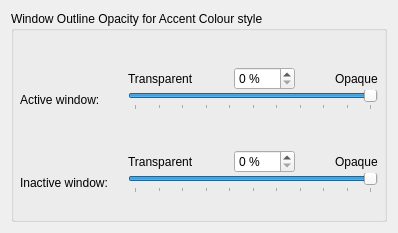
     <widget class="QWidget" name="accentColorOpacityPage">
      <layout class="QVBoxLayout" name="verticalLayout_10">
       <item>
        <widget class="QGroupBox" name="groupBox_3">
         <property name="title">
          <string>Window Outline Opacity for Accent Colour style</string>
         </property>
         <layout class="QVBoxLayout" name="verticalLayout_8">
          <property name="spacing">
           <number>6</number>
          </property>
          <property name="leftMargin">
           <number>6</number>
          </property>
          <property name="topMargin">
           <number>6</number>
          </property>
          <property name="rightMargin">
           <number>6</number>
          </property>
          <property name="bottomMargin">
           <number>6</number>
          </property>
          <item>
           <spacer name="verticalSpacer_3">
            <property name="orientation">
             <enum>Qt::Vertical</enum>
            </property>
            <property name="sizeType">
             <enum>QSizePolicy::Fixed</enum>
            </property>
            <property name="sizeHint" stdset="0">
             <size>
              <width>20</width>
              <height>30</height>
             </size>
            </property>
           </spacer>
          </item>
          <item>
           <layout class="QVBoxLayout" name="verticalLayout_9">
            <property name="spacing">
             <number>20</number>
            </property>
            <item>
             <layout class="QFormLayout" name="formLayout_4">
              <property name="verticalSpacing">
               <number>0</number>
              </property>
              <item row="0" column="1">
               <layout class="QHBoxLayout" name="horizontalLayout_5">
                <item>
                 <widget class="QLabel" name="_menuOpacityTransparentLabel_9">
                  <property name="text">
                   <string>Transparent</string>
                  </property>
                 </widget>
                </item>
                <item>
                 <spacer name="horizontalSpacer_11">
                  <property name="orientation">
                   <enum>Qt::Horizontal</enum>
                  </property>
                  <property name="sizeHint" stdset="0">
                   <size>
                    <width>40</width>
                    <height>20</height>
                   </size>
                  </property>
                 </spacer>
                </item>
                <item>
                 <widget class="QSpinBox" name="windowOutlineAccentColorOpacityActive_2">
                  <property name="suffix">
                   <string> %</string>
                  </property>
                  <property name="maximum">
                   <number>100</number>
                  </property>
                  <property name="value">
                   <number>0</number>
                  </property>
                 </widget>
                </item>
                <item>
                 <spacer name="horizontalSpacer_21">
                  <property name="orientation">
                   <enum>Qt::Horizontal</enum>
                  </property>
                  <property name="sizeHint" stdset="0">
                   <size>
                    <width>40</width>
                    <height>20</height>
                   </size>
                  </property>
                 </spacer>
                </item>
                <item>
                 <widget class="QLabel" name="_menuOpacityTransparentLabel_10">
                  <property name="text">
                   <string>Opaque</string>
                  </property>
                 </widget>
                </item>
               </layout>
              </item>
              <item row="1" column="0">
               <widget class="QLabel" name="_menuGroupDescription_5">
                <property name="text">
                 <string>Active window:</string>
                </property>
                <property name="buddy">
                 <cstring>windowOutlineShadowColorOpacity_2</cstring>
                </property>
               </widget>
              </item>
              <item row="1" column="1">
               <widget class="QSlider" name="windowOutlineAccentColorOpacityActive">
                <property name="minimum">
                 <number>0</number>
                </property>
                <property name="maximum">
                 <number>100</number>
                </property>
                <property name="singleStep">
                 <number>1</number>
                </property>
                <property name="pageStep">
                 <number>10</number>
                </property>
                <property name="value">
                 <number>100</number>
                </property>
                <property name="orientation">
                 <enum>Qt::Horizontal</enum>
                </property>
                <property name="invertedAppearance">
                 <bool>false</bool>
                </property>
                <property name="invertedControls">
                 <bool>false</bool>
                </property>
                <property name="tickPosition">
                 <enum>QSlider::TicksBelow</enum>
                </property>
                <property name="tickInterval">
                 <number>10</number>
                </property>
               </widget>
              </item>
              <item row="2" column="0">
               <spacer name="verticalSpacer_12">
                <property name="orientation">
                 <enum>Qt::Vertical</enum>
                </property>
                <property name="sizeType">
                 <enum>QSizePolicy::Maximum</enum>
                </property>
                <property name="sizeHint" stdset="0">
                 <size>
                  <width>20</width>
                  <height>40</height>
                 </size>
                </property>
               </spacer>
              </item>
              <item row="3" column="1">
               <layout class="QHBoxLayout" name="horizontalLayout_6">
                <item>
                 <widget class="QLabel" name="_menuOpacityTransparentLabel_11">
                  <property name="text">
                   <string>Transparent</string>
                  </property>
                 </widget>
                </item>
                <item>
                 <spacer name="horizontalSpacer_22">
                  <property name="orientation">
                   <enum>Qt::Horizontal</enum>
                  </property>
                  <property name="sizeHint" stdset="0">
                   <size>
                    <width>40</width>
                    <height>20</height>
                   </size>
                  </property>
                 </spacer>
                </item>
                <item>
                 <widget class="QSpinBox" name="windowOutlineAccentColorOpacityInactive_2">
                  <property name="suffix">
                   <string> %</string>
                  </property>
                  <property name="maximum">
                   <number>100</number>
                  </property>
                  <property name="value">
                   <number>0</number>
                  </property>
                 </widget>
                </item>
                <item>
                 <spacer name="horizontalSpacer_23">
                  <property name="orientation">
                   <enum>Qt::Horizontal</enum>
                  </property>
                  <property name="sizeHint" stdset="0">
                   <size>
                    <width>40</width>
                    <height>20</height>
                   </size>
                  </property>
                 </spacer>
                </item>
                <item>
                 <widget class="QLabel" name="_menuOpacityTransparentLabel_12">
                  <property name="text">
                   <string>Opaque</string>
                  </property>
                 </widget>
                </item>
               </layout>
              </item>
              <item row="4" column="0">
               <widget class="QLabel" name="_menuGroupDescription_6">
                <property name="text">
                 <string>Inactive window:</string>
                </property>
               </widget>
              </item>
              <item row="4" column="1">
               <widget class="QSlider" name="windowOutlineAccentColorOpacityInactive">
                <property name="minimum">
                 <number>0</number>
                </property>
                <property name="maximum">
                 <number>100</number>
                </property>
                <property name="singleStep">
                 <number>1</number>
                </property>
                <property name="pageStep">
                 <number>10</number>
                </property>
                <property name="value">
                 <number>100</number>
                </property>
                <property name="orientation">
                 <enum>Qt::Horizontal</enum>
                </property>
                <property name="invertedAppearance">
                 <bool>false</bool>
                </property>
                <property name="invertedControls">
                 <bool>false</bool>
                </property>
                <property name="tickPosition">
                 <enum>QSlider::TicksBelow</enum>
                </property>
                <property name="tickInterval">
                 <number>10</number>
                </property>
               </widget>
              </item>
             </layout>
            </item>
            <item>
             <spacer name="verticalSpacer_19">
              <property name="orientation">
               <enum>Qt::Vertical</enum>
              </property>
              <property name="sizeType">
               <enum>QSizePolicy::Expanding</enum>
              </property>
              <property name="sizeHint" stdset="0">
               <size>
                <width>20</width>
                <height>20</height>
               </size>
              </property>
             </spacer>
            </item>
           </layout>
          </item>
         </layout>
        </widget>
       </item>
      </layout>
     </widget>
